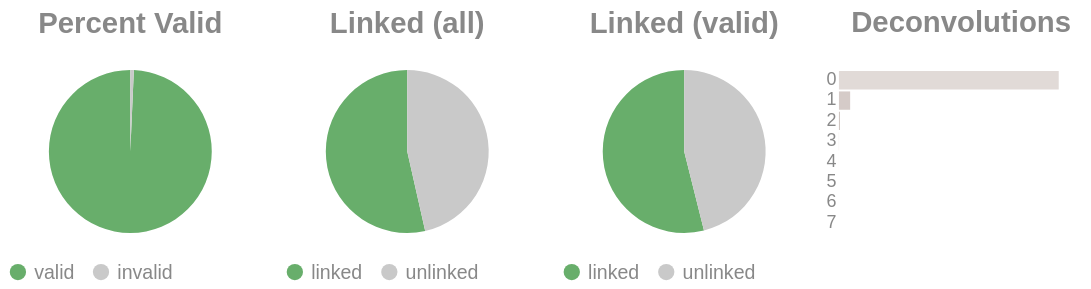

This figure's notebook cell:
### Code cell
if SKIPLR:
    pass
else:
    clash = Counter()
    for i in valids['molecule'].to_list():
        _mol = i.split("-")
        if len(_mol) == 1:
            clash.update('0')
        else:
            clash.update(_mol[-1])

    _d = {"deconvolutions": [], 'count': []}
    for k,v in clash.items():
        _d['deconvolutions'].append(k)
        _d['count'].append(v)

    tot_valid = valids['reads'].sum()
    mask = valids['reads'] >= 2
    n_linked_reads = valids.filter(mask)['reads'].sum()
    if n_linked_reads == 0:
        print_html("No linked molecules (>=2 reads) were detected; skipping linked-only distributions.")
        SKIPLR = True
    else:
        perc_valid = round(tot_valid / n_reads, 4)
        linked_perc_abs = round(n_linked_reads / n_reads, 4)
        linked_perc = round(n_linked_reads / tot_valid, 4)

    _valid = pl.DataFrame({"valids": ['valid', 'invalid'], "count": [tot_valid, n_reads - tot_valid]})
    _linked_abs = pl.DataFrame({"linked (absolute)": ['linked', 'unlinked'], "count": [n_linked_reads, n_reads - n_linked_reads]})
    _linked_rel = pl.DataFrame({"linked (valids)": ['linked', 'unlinked'], "count": [n_linked_reads, tot_valid - n_linked_reads]})

    (
        alt.hconcat(
            piechart(_valid, goodval = 'valid', title = "Percent Valid"),
            piechart(_linked_abs, goodval = "linked", title =  "Linked (all)"),
            piechart(_linked_rel, goodval = "linked", title =  "Linked (valid)"),
            convolutionbar(pl.DataFrame(_d), title = "Deconvolutions"),
            center = True,
            bounds = 'flush'
        )
        .resolve_scale(color='independent')
        .resolve_legend('independent')
        .properties(usermeta={'embedOptions': {"actions": False}})
    ).display()

### Figure 1 — Vega-Lite specification as saved in the notebook (floating-point values rounded to 4 significant figures)
{"width": "container", "height": 400, "config": {"title": {"anchor": "start", "dy": -15, "fontSize": 18, "color": "#888888", "subtitleColor": "#888888", "subtitleFontSize": 14}, "arc": {"fill": "#0072B2"}, "axis": {"domainColor": "#888888", "domainWidth": 0.5, "gridWidth": 0.2, "grid": false, "titleFontWeight": 400, "titleFontSize": 15, "labelFontSize": 11, "labelColor": "#888888", "tickColor": "#888888", "tickWidth": 0.2, "titleColor": "#888888"}, "axisBand": {"grid": false}, "axisX": {"grid": true, "tickSize": 10, "domainCap": "round"}, "axisY": {"domain": false, "grid": true, "tickSize": 0, "domainCap": "round"}, "background": "transparent", "header": {"labelFontSize": 15, "labelColor": "#888888", "titleFontSize": 15, "titleFontWeight": 600, "titleColor": "#888888"}, "legend": {"labelFont": "sans-serif", "labelFontSize": 12, "labelColor": "#888888", "symbolSize": 100, "symbolType": "circle", "titleFontSize": 12, "titlePadding": 10, "titleColor": "#888888", "title": null}, "range": {"category": ["#E69F00", "#56B4E9", "#009E73", "#F0E442", "#0072B2", "#D55E00", "#CC79A7", "#000000"], "diverging": ["#cfe8f3", "#a2d4ec", "#73bfe2", "#46abdb", "#1696d2", "#12719e"]}, "area": {"fill": "#0072B2", "fillOpacity": 0.7, "line": true, "strokeOpacity": 0.7}, "line": {"color": "#0072B2", "stroke": "#0072B2", "strokeWidth": 2}, "trail": {"color": "#0072B2", "stroke": "#0072B2", "strokeWidth": 0, "size": 1}, "point": {"filled": true, "fillOpacity": 1.0, "size": 95}, "text": {"color": "#888888", "fontSize": 11, "align": "right", "fontWeight": 400, "size": 11}, "bar": {"fill": "#0072B2", "stroke": null}, "view": {"stroke": null, "continuousWidth": 660, "continuousHeight": 400}}, "hconcat": [{"data": {"name": "data-dffc09a2d6f04bc5c2010919817ca663"}, "mark": {"type": "arc"}, "encoding": {"color": {"field": "valids", "legend": {"orient": "bottom", "title": null}, "scale": {"domain": ["valid", "invalid"], "range": ["#68ae6b", "#C9C9C9"]}, "title": "Valids", "type": "nominal"}, "theta": {"field": "count", "type": "quantitative"}, "tooltip": [{"field": "valids", "title": "Valids", "type": "ordinal"}, {"field": "percent", "format": ".2%", "title": "Percent", "type": "quantitative"}, {"field": "count", "title": "Count", "type": "quantitative"}]}, "height": 100, "title": {"text": "Percent Valid", "align": "center", "anchor": "middle"}, "transform": [{"calculate": "datum.count / 13424945", "as": "percent"}], "width": 150}, {"data": {"name": "data-c1cea1791a2507ad45e114b9045f7a52"}, "mark": {"type": "arc"}, "encoding": {"color": {"field": "linked (absolute)", "legend": {"orient": "bottom", "title": null}, "scale": {"domain": ["linked", "unlinked"], "range": ["#68ae6b", "#C9C9C9"]}, "title": "Linked (Absolute)", "type": "nominal"}, "theta": {"field": "count", "type": "quantitative"}, "tooltip": [{"field": "linked (absolute)", "title": "Linked (Absolute)", "type": "ordinal"}, {"field": "percent", "format": ".2%", "title": "Percent", "type": "quantitative"}, {"field": "count", "title": "Count", "type": "quantitative"}]}, "height": 100, "title": {"text": "Linked (all)", "align": "center", "anchor": "middle"}, "transform": [{"calculate": "datum.count / 13424945", "as": "percent"}], "width": 150}, {"data": {"name": "data-94b317432fa4dfc39061f14968c386ad"}, "mark": {"type": "arc"}, "encoding": {"color": {"field": "linked (valids)", "legend": {"orient": "bottom", "title": null}, "scale": {"domain": ["linked", "unlinked"], "range": ["#68ae6b", "#C9C9C9"]}, "title": "Linked (Valids)", "type": "nominal"}, "theta": {"field": "count", "type": "quantitative"}, "tooltip": [{"field": "linked (valids)", "title": "Linked (Valids)", "type": "ordinal"}, {"field": "percent", "format": ".2%", "title": "Percent", "type": "quantitative"}, {"field": "count", "title": "Count", "type": "quantitative"}]}, "height": 100, "title": {"text": "Linked (valid)", "align": "center", "anchor": "middle"}, "transform": [{"calculate": "datum.count / 13331795", "as": "percent"}], "width": 150}, {"data": {"name": "data-c81be30229f25e400f757b6dc2d0da7e"}, "mark": {"type": "bar"}, "encoding": {"color": {"field": "deconvolutions", "legend": null, "scale": {"scheme": "lightgreyred"}, "type": "nominal"}, "tooltip": [{"field": "deconvolutions", "title": "Deconvolutions", "type": "ordinal"}, {"field": "percent", "format": ".2%", "title": "Percent", "type": "quantitative"}, {"field": "count", "title": "Count", "type": "quantitative"}], "x": {"axis": null, "field": "count", "type": "quantitative"}, "y": {"field": "deconvolutions", "sort": "ascending", "title": null, "type": "nominal"}}, "height": 100, "title": {"text": "Deconvolutions", "align": "center", "anchor": "middle"}, "transform": [{"calculate": "datum.count / 8545948", "as": "percent"}], "width": 150}], "bounds": "flush", "center": true, "resolve": {"legend": {"angle": "independent"}, "scale": {"color": "independent"}}, "usermeta": {"embedOptions": {"actions": false}}, "$schema": "https://vega.github.io/schema/vega-lite/v6.1.0.json", "datasets": {"data-dffc09a2d6f04bc5c2010919817ca663": [{"valids": "valid", "count": 13331795}, {"valids": "invalid", "count": 93150}], "data-c1cea1791a2507ad45e114b9045f7a52": [{"linked (absolute)": "linked", "count": 7187239}, {"linked (absolute)": "unlinked", "count": 6237706}], "data-94b317432fa4dfc39061f14968c386ad": [{"linked (valids)": "linked", "count": 7187239}, {"linked (valids)": "unlinked", "count": 6144556}], "data-c81be30229f25e400f757b6dc2d0da7e": [{"deconvolutions": "0", "count": 8095387}, {"deconvolutions": "1", "count": 413160}, {"deconvolutions": "2", "count": 33674}, {"deconvolutions": "3", "count": 3313}, {"deconvolutions": "4", "count": 368}, {"deconvolutions": "5", "count": 40}, {"deconvolutions": "6", "count": 4}, {"deconvolutions": "7", "count": 2}]}}
